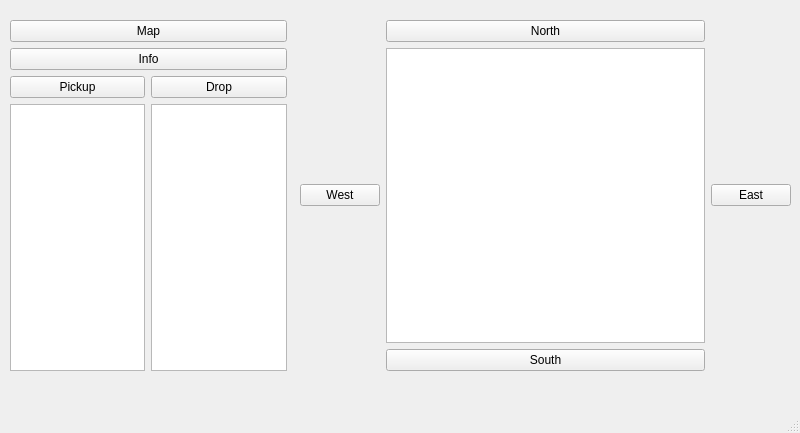
<?xml version="1.0" encoding="UTF-8"?>
<ui version="4.0">
 <class>MainWindow</class>
 <widget class="QMainWindow" name="MainWindow">
  <property name="geometry">
   <rect>
    <x>0</x>
    <y>0</y>
    <width>800</width>
    <height>433</height>
   </rect>
  </property>
  <property name="windowTitle">
   <string>MainWindow</string>
  </property>
  <widget class="QWidget" name="centralwidget">
   <widget class="QWidget" name="gridLayoutWidget">
    <property name="geometry">
     <rect>
      <x>300</x>
      <y>20</y>
      <width>491</width>
      <height>351</height>
     </rect>
    </property>
    <layout class="QGridLayout" name="gridLayout">
     <item row="2" column="1">
      <widget class="QPushButton" name="southButton">
       <property name="text">
        <string>South</string>
       </property>
      </widget>
     </item>
     <item row="1" column="0">
      <widget class="QPushButton" name="westButton">
       <property name="text">
        <string>West</string>
       </property>
      </widget>
     </item>
     <item row="0" column="1">
      <widget class="QPushButton" name="northButton">
       <property name="text">
        <string>North</string>
       </property>
      </widget>
     </item>
     <item row="1" column="2">
      <widget class="QPushButton" name="eastButton">
       <property name="text">
        <string>East</string>
       </property>
      </widget>
     </item>
     <item row="1" column="1">
      <widget class="QTextBrowser" name="displayWindow">
       <property name="html">
        <string>&lt;!DOCTYPE HTML PUBLIC &quot;-//W3C//DTD HTML 4.0//EN&quot; &quot;http://www.w3.org/TR/REC-html40/strict.dtd&quot;&gt;
&lt;html&gt;&lt;head&gt;&lt;meta name=&quot;qrichtext&quot; content=&quot;1&quot; /&gt;&lt;meta charset=&quot;utf-8&quot; /&gt;&lt;style type=&quot;text/css&quot;&gt;
p, li { white-space: pre-wrap; }
&lt;/style&gt;&lt;/head&gt;&lt;body style=&quot; font-family:'Segoe UI'; font-size:9pt; font-weight:400; font-style:normal;&quot;&gt;
&lt;p align=&quot;center&quot; style=&quot;-qt-paragraph-type:empty; margin-top:0px; margin-bottom:0px; margin-left:0px; margin-right:0px; -qt-block-indent:0; text-indent:0px;&quot;&gt;&lt;br /&gt;&lt;/p&gt;&lt;/body&gt;&lt;/html&gt;</string>
       </property>
      </widget>
     </item>
    </layout>
   </widget>
   <widget class="QWidget" name="verticalLayoutWidget">
    <property name="geometry">
     <rect>
      <x>10</x>
      <y>20</y>
      <width>277</width>
      <height>351</height>
     </rect>
    </property>
    <layout class="QVBoxLayout" name="verticalLayout">
     <item>
      <widget class="QPushButton" name="mapButton">
       <property name="text">
        <string>Map</string>
       </property>
      </widget>
     </item>
     <item>
      <widget class="QPushButton" name="infoButton">
       <property name="text">
        <string>Info</string>
       </property>
      </widget>
     </item>
     <item>
      <layout class="QGridLayout" name="gridLayout_2">
       <item row="1" column="1">
        <widget class="QListWidget" name="roomView"/>
       </item>
       <item row="1" column="2">
        <widget class="QListWidget" name="inventoryView"/>
       </item>
       <item row="0" column="1">
        <widget class="QPushButton" name="pickupButton">
         <property name="text">
          <string>Pickup</string>
         </property>
        </widget>
       </item>
       <item row="0" column="2">
        <widget class="QPushButton" name="dropButton">
         <property name="text">
          <string>Drop</string>
         </property>
        </widget>
       </item>
      </layout>
     </item>
    </layout>
   </widget>
  </widget>
  <widget class="QMenuBar" name="menubar">
   <property name="geometry">
    <rect>
     <x>0</x>
     <y>0</y>
     <width>800</width>
     <height>25</height>
    </rect>
   </property>
  </widget>
  <widget class="QStatusBar" name="statusbar"/>
 </widget>
 <resources/>
 <connections/>
</ui>
